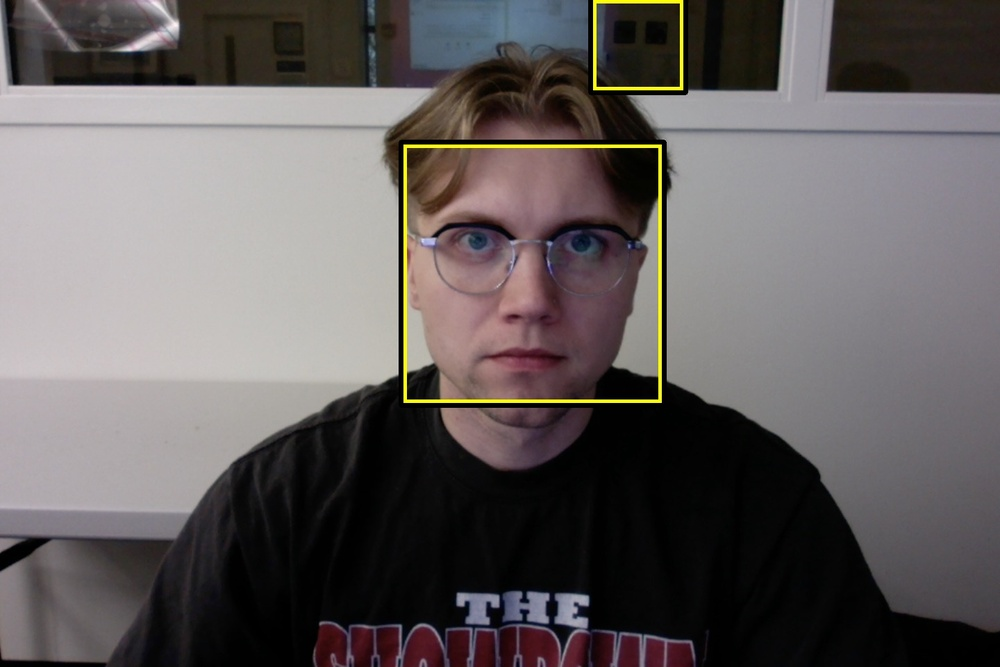
#> input picture gregg.jpg, 1000 x 667 px, shrunk from 1440 x 960 before the run
$ python facedetecthaar.py
#> lines starting #> are read from the running program, lines starting #| are printed output that depends on the picture; after the words box and inside, x2 and y2 are one past the last pixel; in counts of white or black regions, pixels touching at a corner belong together
# facedetecthaar.py
#
# This program uses opencv's haar cascade face detector to find bounding boxes
# of all faces in the provided image.
#
# Code is modified from opencv example at:
#   https://docs.opencv.org/4.x/dd/d43/tutorial_py_video_display.html

import cv2

# make sure the xml model file is in same directory as this program.
face_cascade = cv2.CascadeClassifier('haarcascade_frontalface_default.xml')

# Read the input image
img = cv2.imread('gregg.jpg')
#> img is the input picture: shape (667, 1000, 3); mean B, G, R 93.9, 94.2, 99.7

# Convert into grayscale
gray = cv2.cvtColor(img, cv2.COLOR_BGR2GRAY)
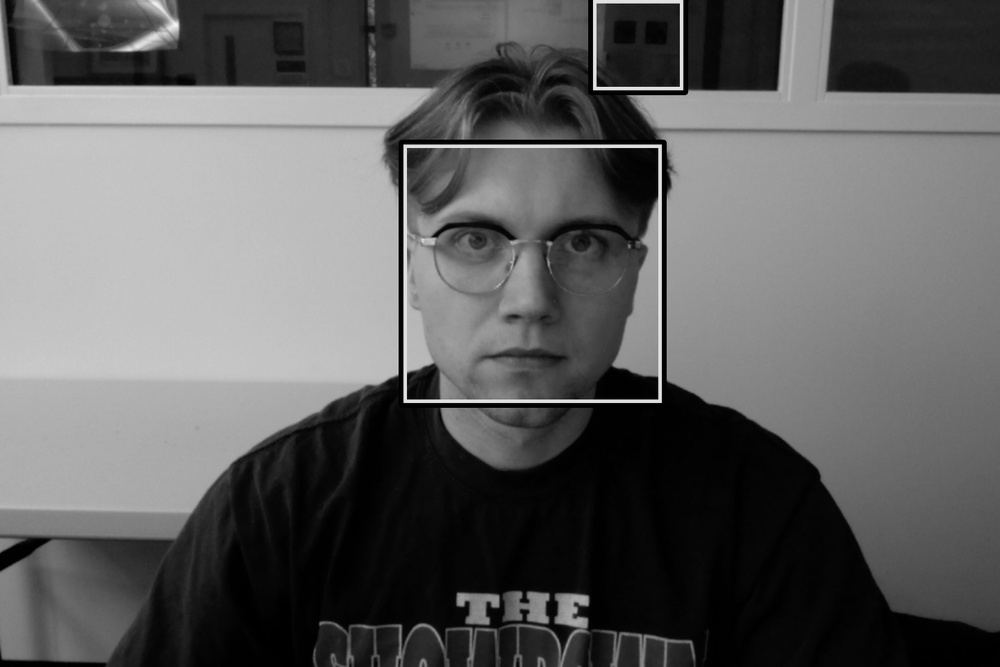
#> gray: shape (667, 1000); min 0, max 248, mean 95.8
#plt.imshow(gray)

# Detect faces
#   detectMultScale returns an 2d ndarray
faces = face_cascade.detectMultiScale(gray)
#> faces = [[398, 141, 266, 266]]
print('detected face(s) at:', faces)
#| detected face(s) at: [[398 141 266 266]]

# Draw rectangle around the faces
for (x, y, w, h) in faces:
  cv2.rectangle(img, (x, y), (x+w, y+h), (0, 255, 255), 5)
  cv2.rectangle(img, (x-5, y-5), (x+w+5, y+h+5), (0, 0, 0), 5)
#> this loop made 1 pass
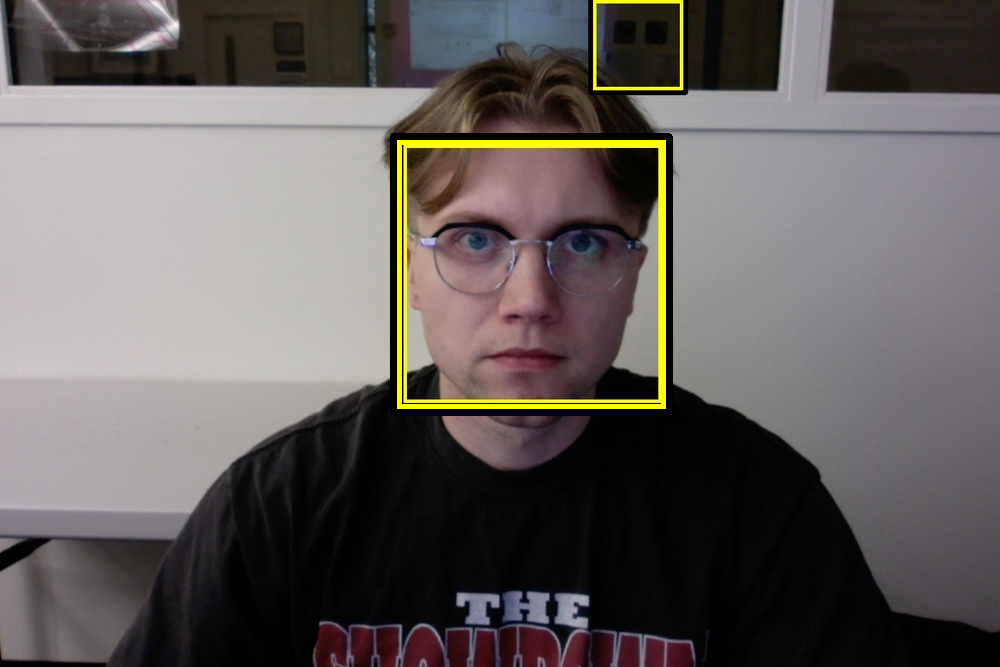
#> img: shape (667, 1000, 3); 1.95% of pixels changed, all inside (x1, y1, x2, y2) = (390, 133, 673, 416)

# Display the output
cv2.imshow('press any key to exit', img)
cv2.imwrite('example_out.jpg',img)
cv2.waitKey(0) # blocks until a key is pressed when window is active.
cv2.destroyAllWindows()
